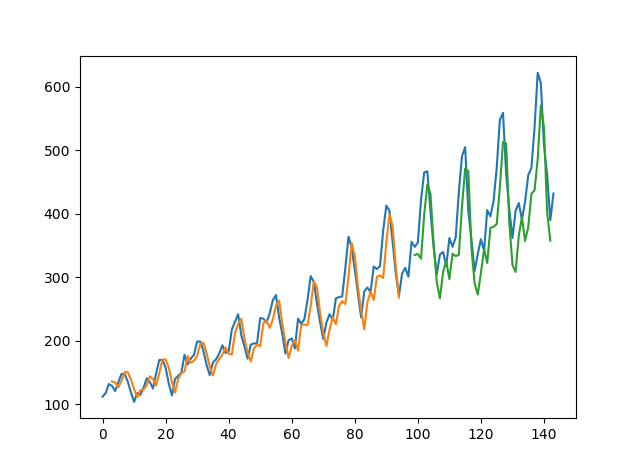

This chart was generated by the following Python code:
# LSTM for international airline passengers problem with window regression framing
import numpy
import matplotlib.pyplot as plt
from pandas import read_csv
import math
from keras.models import Sequential
from keras.layers import Dense
from keras.layers import LSTM
from sklearn.preprocessing import MinMaxScaler
from sklearn.metrics import mean_squared_error
# convert an array of values into a dataset matrix
def create_dataset(dataset, look_back=1):
	dataX, dataY = [], []
	for i in range(len(dataset)-look_back-1):
		a = dataset[i:(i+look_back), 0]
		dataX.append(a)
		dataY.append(dataset[i + look_back, 0])
	return numpy.array(dataX), numpy.array(dataY)
# fix random seed for reproducibility
numpy.random.seed(7)
# load the dataset
dataframe = read_csv('international-airline-passengers.csv', usecols=[1], engine='python', skipfooter=3)
dataset = dataframe.values
dataset = dataset.astype('float32')
# normalize the dataset
scaler = MinMaxScaler(feature_range=(0, 1))
dataset = scaler.fit_transform(dataset)
# split into train and test sets
train_size = int(len(dataset) * 0.67)
test_size = len(dataset) - train_size
train, test = dataset[0:train_size,:], dataset[train_size:len(dataset),:]
# reshape into X=t and Y=t+1
look_back = 3
trainX, trainY = create_dataset(train, look_back)
testX, testY = create_dataset(test, look_back)
# reshape input to be [samples, time steps, features]
trainX = numpy.reshape(trainX, (trainX.shape[0], 1, trainX.shape[1]))
testX = numpy.reshape(testX, (testX.shape[0], 1, testX.shape[1]))
# create and fit the LSTM network
model = Sequential()
model.add(LSTM(4, input_shape=(1, look_back)))
model.add(Dense(1))
model.compile(loss='mean_squared_error', optimizer='adam')
model.fit(trainX, trainY, epochs=100, batch_size=1, verbose=2)
# make predictions
trainPredict = model.predict(trainX)
testPredict = model.predict(testX)
# invert predictions
trainPredict = scaler.inverse_transform(trainPredict)
trainY = scaler.inverse_transform([trainY])
testPredict = scaler.inverse_transform(testPredict)
testY = scaler.inverse_transform([testY])
# calculate root mean squared error
trainScore = math.sqrt(mean_squared_error(trainY[0], trainPredict[:,0]))
print('Train Score: %.2f RMSE' % (trainScore))
testScore = math.sqrt(mean_squared_error(testY[0], testPredict[:,0]))
print('Test Score: %.2f RMSE' % (testScore))
# shift train predictions for plotting
trainPredictPlot = numpy.empty_like(dataset)
trainPredictPlot[:, :] = numpy.nan
trainPredictPlot[look_back:len(trainPredict)+look_back, :] = trainPredict
# shift test predictions for plotting
testPredictPlot = numpy.empty_like(dataset)
testPredictPlot[:, :] = numpy.nan
testPredictPlot[len(trainPredict)+(look_back*2)+1:len(dataset)-1, :] = testPredict
# plot baseline and predictions
plt.plot(scaler.inverse_transform(dataset))
plt.plot(trainPredictPlot)
plt.plot(testPredictPlot)
plt.show()
